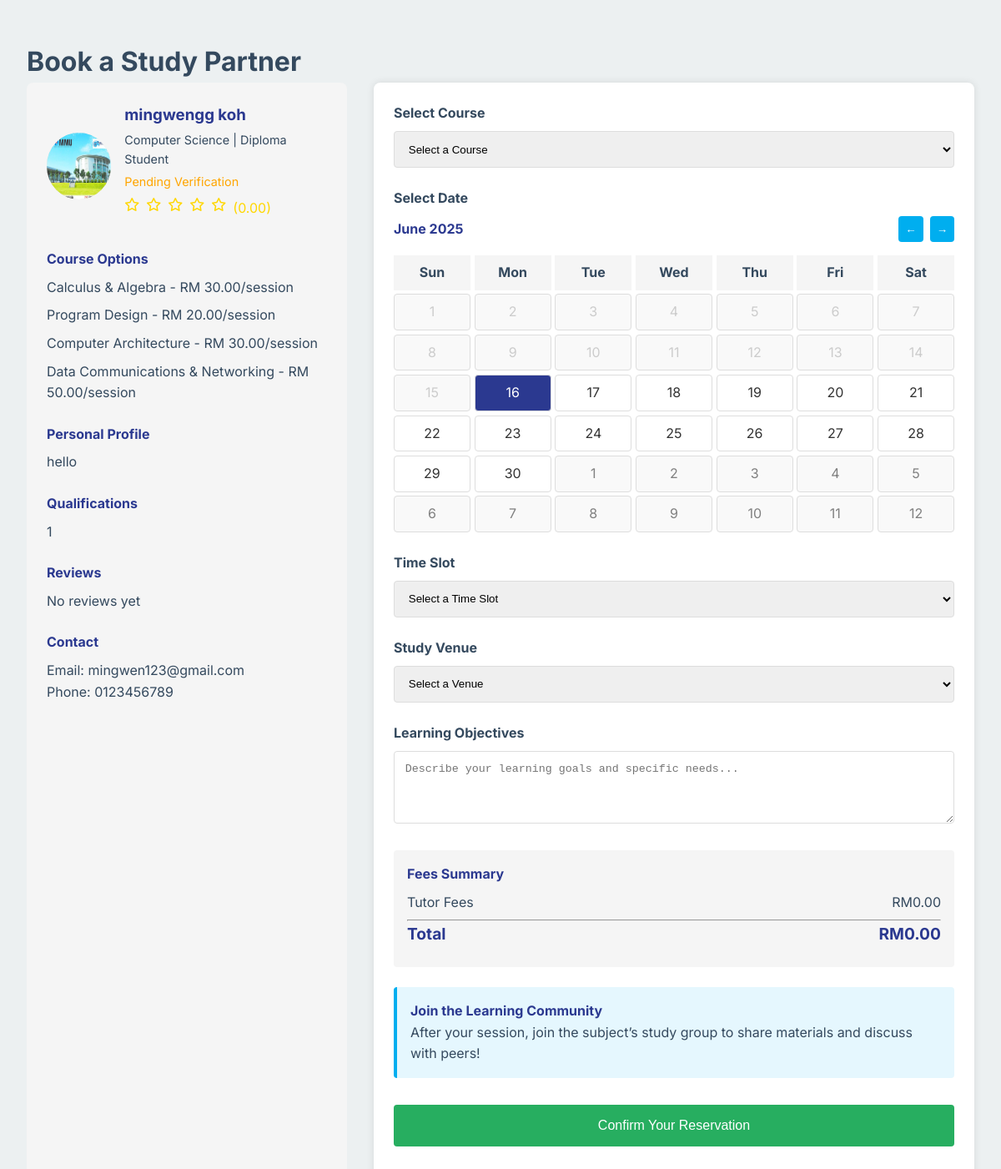
The app's page /appointments.php (signed in), older data.
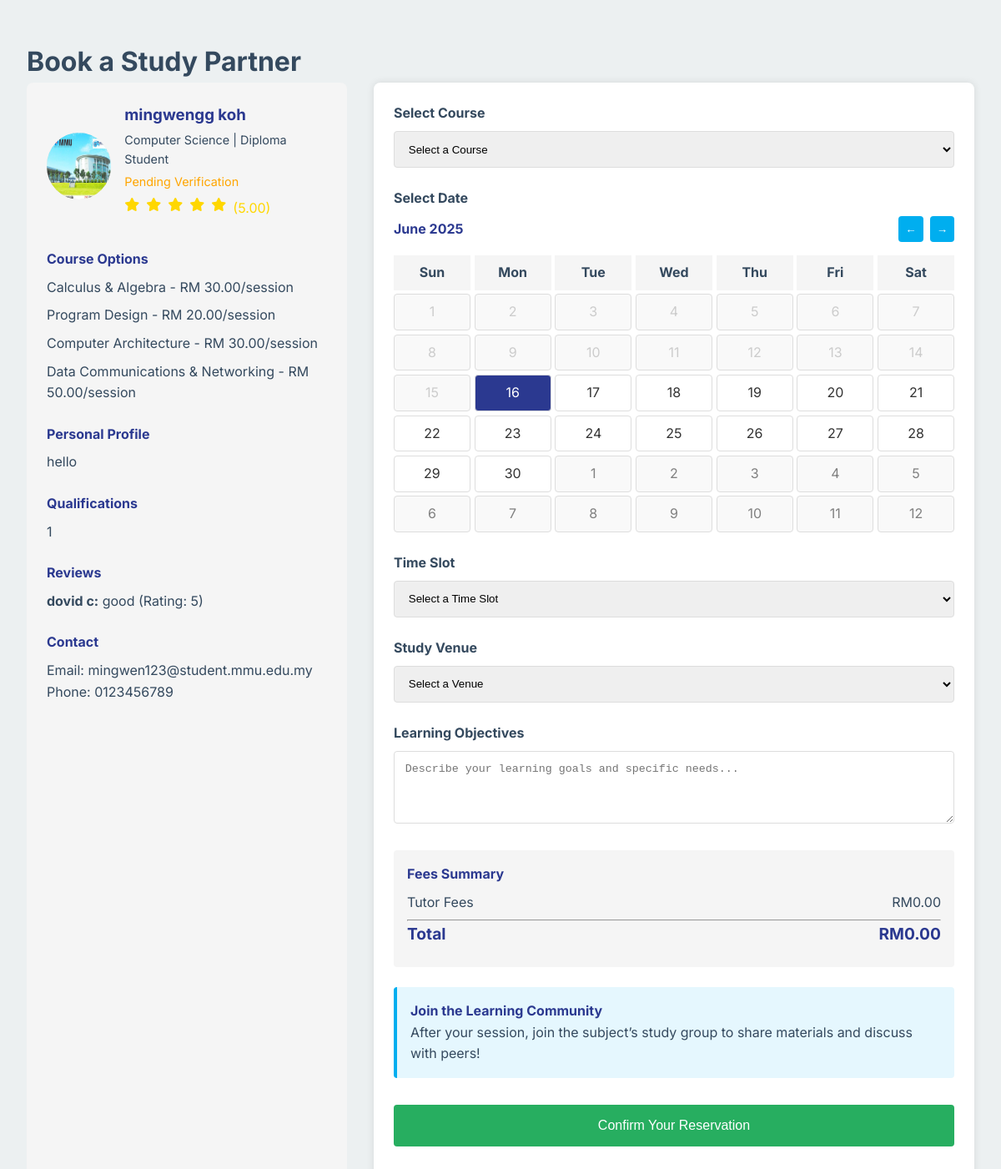
The same page, newer data.
### tables this page shows
CREATE TABLE `tutorprofile` (
  `user_id` int(11) NOT NULL,
  `major` varchar(100) DEFAULT NULL,
  `year` varchar(50) DEFAULT NULL,
  `bio` text DEFAULT NULL,
  `qualifications` text DEFAULT NULL,
  `is_verified` tinyint(1) DEFAULT 0,
  `rating` decimal(3,2) DEFAULT 0.00,
  `total_sessions` int(11) DEFAULT 0,
  `program` varchar(255) DEFAULT NULL,
  `status` varchar(50) DEFAULT NULL
);

CREATE TABLE `tutorsubject` (
  `id` int(11) NOT NULL,
  `tutor_id` int(11) NOT NULL,
  `course_id` int(11) DEFAULT NULL,
  `hourly_rate` decimal(10,2) NOT NULL DEFAULT 0.00
);

CREATE TABLE `course` (
  `id` int(11) NOT NULL,
  `course_name` varchar(100) NOT NULL,
  `details` text DEFAULT NULL,
  `status` enum('active','inactive') DEFAULT 'active',
  `created_at` timestamp NOT NULL DEFAULT current_timestamp(),
  `updated_at` timestamp NOT NULL DEFAULT current_timestamp() ON UPDATE current_timestamp()
);

CREATE TABLE `user` (
  `user_id` int(11) NOT NULL,
  `username` varchar(50) NOT NULL,
  `password` varchar(255) DEFAULT NULL,
  `email` varchar(100) NOT NULL,
  `role` enum('student','tutor','admin') NOT NULL,
  `first_name` varchar(50) NOT NULL,
  `last_name` varchar(50) NOT NULL,
  `phone` varchar(20) DEFAULT NULL,
  `profile_image` varchar(255) DEFAULT NULL,
  `is_active` tinyint(1) DEFAULT 1,
  `created_at` timestamp NOT NULL DEFAULT current_timestamp(),
  `last_login` datetime DEFAULT NULL
);

CREATE TABLE `review` (
  `review_id` int(11) NOT NULL,
  `session_id` int(11) NOT NULL,
  `student_id` int(11) NOT NULL,
  `tutor_id` int(11) NOT NULL,
  `rating` int(11) NOT NULL,
  `comment` text DEFAULT NULL,
  `is_approved` tinyint(1) DEFAULT 0,
  `approved_by` int(11) DEFAULT NULL,
  `created_at` timestamp NOT NULL DEFAULT current_timestamp()
);

### appointments.php (the view, shortened to what the changed rows need)
<?php
require_once 'db_connection.php';
$tutor_id = isset($_GET['tutor_id']) ? intval($_GET['tutor_id']) : 16;
$tutor_query = "SELECT u.*, tp.* FROM user u
                JOIN tutorprofile tp ON u.user_id = tp.user_id
                WHERE u.user_id = ? AND u.role = 'tutor'";
$stmt = $conn->prepare($tutor_query);
$stmt->bind_param("i", $tutor_id);
$stmt->execute();
$tutor_result = $stmt->get_result();
$tutor = $tutor_result->fetch_assoc();
$courses_query = "SELECT c.*, ts.hourly_rate FROM course c
                 JOIN tutorsubject ts ON c.id = ts.course_id
                 WHERE ts.tutor_id = ?";
$stmt = $conn->prepare($courses_query);
$stmt->bind_param("i", $tutor_id);
$stmt->execute();
$courses_result = $stmt->get_result();
$courses = [];
while ($row = $courses_result->fetch_assoc()) {
    $courses[] = $row;
}
$reviews_query = "SELECT r.*, u.first_name, u.last_name
                 FROM review r
                 JOIN user u ON r.student_id = u.user_id
                 WHERE r.tutor_id = ? AND r.is_approved = 1";
$stmt = $conn->prepare($reviews_query);
$stmt->bind_param("i", $tutor_id);
$stmt->execute();
$reviews_result = $stmt->get_result();
$reviews = [];
while ($row = $reviews_result->fetch_assoc()) {
    $reviews[] = $row;
}
?>
<?php include 'header/stud_head.php'; ?>
<div class="main">
    <h1>Book a Study Partner</h1>
    <div class="appointment-section" style="display: flex; gap: 2rem; margin-bottom: 2rem;">
        <div class="tutor-info" style="flex: 1; background: #f5f5f5; padding: 1.5rem; border-radius: 8px;">
            <div class="tutor-profile" style="display: flex; align-items: center; margin-bottom: 1rem;">
                <div class="tutor-image" style="width: 80px; height: 80px; border-radius: 50%; margin-right: 1rem; background: #ddd;">
                    <?php if (!empty($tutor['profile_image'])): ?>
                        <img src="<?php echo htmlspecialchars($tutor['profile_image']); ?>" alt="Tutor Avatar" style="width: 100%; height: 100%; border-radius: 50%;">
                    <?php endif; ?>
                </div>
                <div class="tutor-details">
                    <h3 style="margin: 0; color: #2B3990;"><?php echo htmlspecialchars($tutor['first_name'] . ' ' . $tutor['last_name']); ?></h3>
                    <p style="margin: 0.2rem 0; font-size: 0.9rem;"><?php echo htmlspecialchars($tutor['major']); ?> | <?php echo htmlspecialchars($tutor['year']); ?> Student</p>
                    <p style="margin: 0.2rem 0; font-size: 0.9rem; color: <?php echo $tutor['is_verified'] ? 'green' : 'orange'; ?>;">
                        <?php echo $tutor['is_verified'] ? 'Verified' : 'Pending Verification'; ?>
                    </p>
                    <div class="rating" style="color: gold; margin-top: 0.5rem;">
                        <?php
                        $rating = $tutor['rating'] ?? 0;
                        for ($i = 1; $i <= 5; $i++) {
                            if ($i <= floor($rating)) {
                                echo '<i class="fas fa-star"></i>';
                            } elseif ($i - 0.5 <= $rating) {
                                echo '<i class="fas fa-star-half-alt"></i>';
                            } else {
                                echo '<i class="far fa-star"></i>';
                            }
                        }
                        echo " ({$rating})";
                        ?>
                    </div>
                </div>
            </div>
            <div class="tutor-subjects">
                <ul style="list-style: none; padding: 0;">
                    <?php foreach ($courses as $course): ?>
                        <li style="margin-bottom: 0.5rem;">
                            <?php echo htmlspecialchars($course['course_name']); ?> - RM <?php echo number_format($course['hourly_rate'], 2); ?>/session
                        </li>
                    <?php endforeach; ?>
                </ul>
            </div>
            <div class="tutor-bio">
                <h4 style="color: #2B3990; font-weight: bold; margin: 1.5rem 0 0.5rem;">Personal Profile</h4>
                <p><?php echo htmlspecialchars($tutor['bio'] ?? 'No bio provided'); ?></p>
            </div>
            <div class="tutor-qualifications">
                <h4 style="color: #2B3990; font-weight: bold; margin: 1.5rem 0 0.5rem;">Qualifications</h4>
                <p><?php echo htmlspecialchars($tutor['qualifications'] ?? 'No qualifications provided'); ?></p>
            </div>
            <div class="tutor-reviews">
                <h4 style="color: #2B3990; font-weight: bold; margin: 1.5rem 0 0.5rem;">Reviews</h4>
                <?php if (count($reviews) > 0): ?>
                    <?php foreach ($reviews as $review): ?>
                        <div style="margin-bottom: 1rem;">
                            <p><strong><?php echo htmlspecialchars($review['first_name'] . ' ' . $review['last_name']); ?>:</strong>
                                <?php echo htmlspecialchars($review['comment']); ?> (Rating: <?php echo $review['rating']; ?>)</p>
                        </div>
                    <?php endforeach; ?>
                <?php else: ?>
                    <p>No reviews yet</p>
                <?php endif; ?>
            </div>
            <div class="tutor-contact">
                <h4 style="color: #2B3990; font-weight: bold; margin: 1.5rem 0 0.5rem;">Contact</h4>
                <p>Email: <?php echo htmlspecialchars($tutor['email']); ?></p>
                <p>Phone: <?php echo htmlspecialchars($tutor['phone'] ?? 'Not provided'); ?></p>
            </div>
        </div>
    </div>
</div>

Row changes from the older to the newer data that the page shows:
changed tutorprofile "hello": rating "0.00" → "5.00"; user_id.email "mingwen123@gmail.com" → "mingwen123@student.mmu.edu.my"
added review: student.last_name "dovid c", comment "good", rating "5"
Text that changed along with them:
text no longer shown: "No reviews yet"
